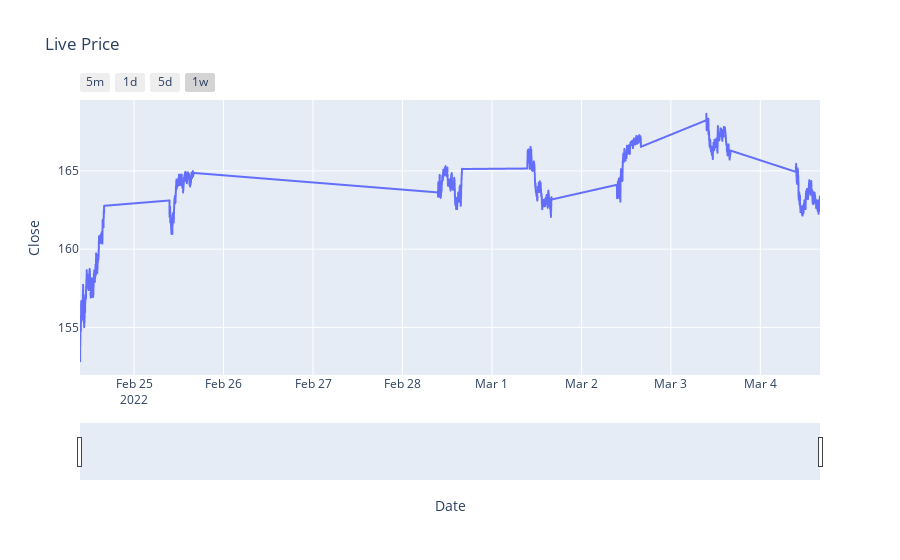

Write notebook code for a chart like this one.
### Code cell
fig.show()

### Figure 1 — Plotly figure (JSON) as saved in the notebook; plotly's stock layout.template omitted (floating-point values rounded to 4 significant figures; data arrays with more than 128 entries replaced by an {"elided": "..."} marker saying what was removed)
{"data": [{"hovertemplate": "Date=%{x}<br>Close=%{y}<extra></extra>", "legendgroup": "", "line": {"color": "#636efa", "dash": "solid"}, "marker": {"symbol": "circle"}, "mode": "lines", "name": "", "showlegend": false, "type": "scattergl", "x": {"elided": "2730 str values"}, "xaxis": "x", "y": {"elided": "2730 float values"}, "yaxis": "y"}], "layout": {"legend": {"tracegroupgap": 0}, "title": {"text": "Live Price"}, "xaxis": {"anchor": "y", "domain": [0, 1], "rangeselector": {"buttons": [{"count": 5, "label": "5m", "step": "minute", "stepmode": "backward"}, {"count": 1, "label": "1d", "step": "day", "stepmode": "backward"}, {"count": 5, "label": "5d", "step": "day", "stepmode": "backward"}, {"count": 1, "label": "1w", "step": "all", "stepmode": "todate"}]}, "rangeslider": {"visible": true}, "title": {"text": "Date"}}, "yaxis": {"anchor": "x", "domain": [0, 1], "title": {"text": "Close"}}}}
